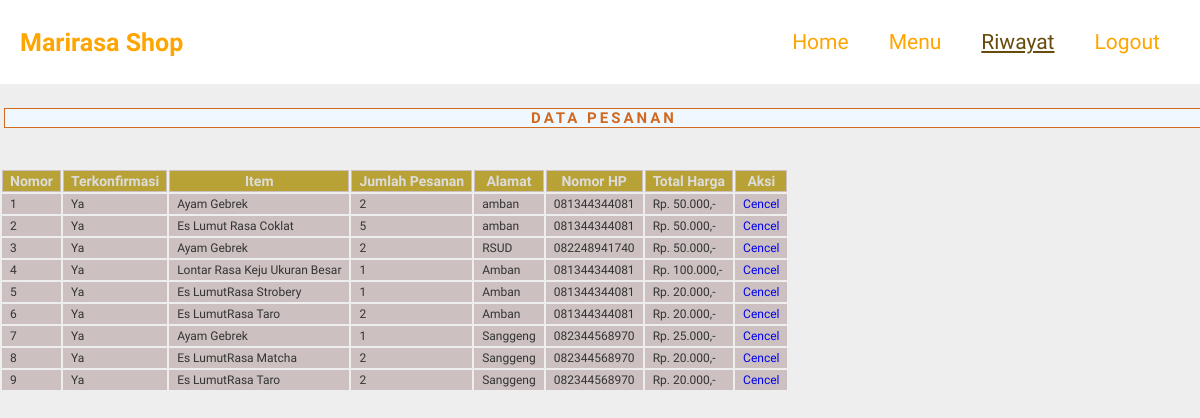
The app's page /tabel_user.php (signed in) with its own data.
### tables this page shows
CREATE TABLE `pesanan` (
  `id` int(11) NOT NULL,
  `id_user` int(11) DEFAULT NULL,
  `nama` varchar(255) DEFAULT NULL,
  `alamat` varchar(255) DEFAULT NULL,
  `nomor_hp` varchar(20) DEFAULT NULL,
  `nama_produk` varchar(255) DEFAULT NULL,
  `jumlah` int(11) DEFAULT NULL,
  `total_harga` decimal(10,2) DEFAULT NULL,
  `terkonfirmasi` tinyint(1) DEFAULT 0
);

### tabel_user.php (the view, shortened to what this page needs)
<?php
include "config.php";
if (!isset($_SESSION['user_id'])) {
    echo "Anda belum login. Silakan login terlebih dahulu.";
    header('Location: login.php');
} else {
    $user_id = $_SESSION['user_id'];
    $query = "SELECT p.id, p.terkonfirmasi, p.nama_produk, p.jumlah, p.alamat, p.nomor_hp, p.total_harga
              FROM pesanan p
              WHERE p.id_user = $user_id";
    $result = mysqli_query($conn, $query);
}
?>
<!DOCTYPE html>
<html lang="en">
<head>
    <link rel="stylesheet" href="https://cdn.jsdelivr.net/npm/remixicon@3.5.0/fonts/remixicon.css">
    <link rel="stylesheet" href="asset/css/style.css">
    <link href="https://cdn.jsdelivr.net/npm/remixicon@3.5.0/fonts/remixicon.css" rel="stylesheet">
</head>
<body>
<nav class="nav">
		<div class="nav-area">
			<a class="brand" href="">
				<span>Marirasa Shop </span>
			</a>
			<div class="nav-menu">
				<a href="index.php">Home</a>
				<a href="menu.php" >Menu</a>
                <?php
        if (isset($_SESSION['user_id'])) {
            echo '<a href="tabel_user.php" class="active">Riwayat</a>';
        }
        ?>
                 <?php
        if (isset($_SESSION['user_id'])) {
            echo '<a href="logout.php">Logout</a>';
        } else {
            echo '<a href="login.php">Login</a>';
        }
        ?>
 </nav>
    <?php
    if (isset($_SESSION['user_id'])) {
    ?>
   <table border="1">
   <h1>Data Pesanan</h1>
        <tr>
            <th>Nomor</th>
            <th>Terkonfirmasi</th>
            <th>Item</th>
            <th>Jumlah Pesanan</th>
            <th>Alamat</th>
            <th>Nomor HP</th>
            <th>Total Harga</th>
            <th>Aksi</th>
        </tr>
    <?php
    $nomor = 1;
    while ($row = mysqli_fetch_assoc($result)) {
        echo "<tr>";
        echo "<td>" . $nomor++ . "</td>";
        echo "<td>" . ($row["terkonfirmasi"] == 1 ? "Ya" : "Tidak") . "</td>";
        echo "<td>" . $row["nama_produk"] . "</td>";
        echo "<td>" . $row["jumlah"] . "</td>";
        echo "<td>" . $row["alamat"] . "</td>";
        echo "<td>" . $row["nomor_hp"] . "</td>";
        echo "<td>Rp. " . number_format($row["total_harga"], 0, ',', '.') . ".000,-" . "</td>";
        echo "<td><a href='hapus_pesanan.php?id=" . $row["id"] . "'>Cencel</a></td>";
        echo "</tr>";
    }
    ?>
</table>
    <?php
    }
    ?>
</body>
</html>

### asset/css/style.css (style rules this page uses)
* { font-family: 'Mochiy Pop P One'; padding: 0px; margin: 0px; list-style: none; quotes: none; text-decoration: unset; outline: none; border: none; -webkit-box-sizing: border-box; box-sizing: border-box; }
html { width: 100%; height: 100%; scroll-behavior: smooth; font-family: 'Poppins', sans-serif; }
body { height: 100px; width: 100%; position: relative; margin: 0px auto; background-color: #e8dbc9e6; }
.nav { padding: 0 20px; position: fixed; top: 0; left: 0; right: 0; z-index: 9999; background-color: white; transition: .3s; }
.nav-area { display: flex; justify-content: space-between; align-items: center; max-width: 1200px; margin: 0 auto; -ms-flex-wrap: wrap; flex-wrap: wrap; background-color: white; padding: 20px 0; }
.brand { font-size: 1.5rem; font-weight: 600; color: rgb(185, 18, 18); }
.brand span { color: rgb(236, 226, 226) }
.nav-menu { width: 100%; display: flex; justify-content: center; align-items: center; flex-direction: column; max-height: 0; opacity: 0; -webkit-transition: .3s ease; -o-transition: .3s ease; transition: .3s ease; visibility: hidden; margin-top: 10px; }
.nav-menu a { padding: 10px 0; width: 100%; margin: 5px 0; cursor: pointer; display: -webkit-box; display: -ms-flexbox; display: flex; justify-content: flex-start; align-items: center; position: relative; }
.nav-menu a { color: #000; transesition:.3s; }
.nav-menu a:hover, nav a.active { color: rgb(103, 76, 14); text-decoration: underline; }
@media screen and (min-width: 968px) { .nav-menu { width: inherit; display: flex; flex-direction: row; max-height: inherit; opacity: inherit; -webkit-transition: inherit; -o-transition: inherit; transition: inherit; visibility: inherit; margin-top: inherit; } }
@media screen and (min-width: 968px) { .nav-menu a { padding: 10px 10px; margin: 0 10px; width: inherit; cursor: pointer; display: inherit; position: inherit; display: flex; position: relative; } }
.brand { font-size: 1.5rem; font-weight: 600; color: black; }
.brand span { color: black; font-style: 'Mochiy Pop P One', s; color: orange; font-size: 25px; }
.nav-menu a { padding: 10px 0; width: 100%; margin: 5px 0; color: orange; cursor: pointer; display: -webkit-box; display: -ms-flexbox; display: flex; justify-content: flex-start; align-items: center; position: relative; }
@media screen and (min-width: 968px) { .nav-menu { width: inherit; display: flex; flex-direction: row; max-height: inherit; opacity: inherit; -webkit-transition: inherit; -o-transition: inherit; transition: inherit; visibility: inherit; margin-top: inherit; font-size: 21px; } }
body { background: #eee; margin:0; font-family: 'Open Sans', sans-serif; }

### tabel_user.php (style rules this page uses)
table { padding-left: center; font:normal normal 12px Verdana,Arial,Sans-Serif; color:#333333; margin-top:40px; }
table th { background:#b8a235; color:#DCDCDC; font-weight:bold; font-size:14px; margin-left: 4%; text-align: center; }
h1 { margin-top: 20px; margin-left: 4%; width: 30%; text-align: center; background-color: aliceblue; border-radius: 0px; letter-spacing: 9px; text-transform: uppercase; color: chocolate; font-size:25px; }
table th, table td { vertical-align:top; padding:2px 7px; border:1px solid rgb(204, 192, 192); margin-left: 4%; }
table tr { background:rgb(204, 192, 192); }
table tr:nth-child(even) { background:rgb(204, 192, 192); }
@media screen and (min-width: 600px) { h1 { margin-left: 4px; width: 100%; border: 1px solid; font-size:15px; background-color: aliceblue; border-radius: 0px; letter-spacing: 3px; color: chocolate; } }

### records on screen
pesanan: terkonfirmasi "Ya", nama_produk "Ayam Gebrek", jumlah "2", alamat "amban", nomor_hp "081344344081", total_harga "50"
pesanan: terkonfirmasi "Ya", nama_produk "Es Lumut Rasa Coklat", jumlah "5", alamat "amban", nomor_hp "081344344081", total_harga "50"
pesanan: terkonfirmasi "Ya", nama_produk "Ayam Gebrek", jumlah "2", alamat "RSUD", nomor_hp "082248941740", total_harga "50"
pesanan: terkonfirmasi "Ya", nama_produk "Lontar Rasa Keju Ukuran Besar", jumlah "1", alamat "Amban", nomor_hp "081344344081", total_harga "100"
pesanan: terkonfirmasi "Ya", nama_produk "Es LumutRasa Strobery", jumlah "1", alamat "Amban", nomor_hp "081344344081", total_harga "20"
pesanan: terkonfirmasi "Ya", nama_produk "Es LumutRasa Taro", jumlah "2", alamat "Amban", nomor_hp "081344344081", total_harga "20"
pesanan: terkonfirmasi "Ya", nama_produk "Ayam Gebrek", jumlah "1", alamat "Sanggeng", nomor_hp "082344568970", total_harga "25"
pesanan: terkonfirmasi "Ya", nama_produk "Es LumutRasa Matcha", jumlah "2", alamat "Sanggeng", nomor_hp "082344568970", total_harga "20"
pesanan: terkonfirmasi "Ya", nama_produk "Es LumutRasa Taro", jumlah "2", alamat "Sanggeng", nomor_hp "082344568970", total_harga "20"
